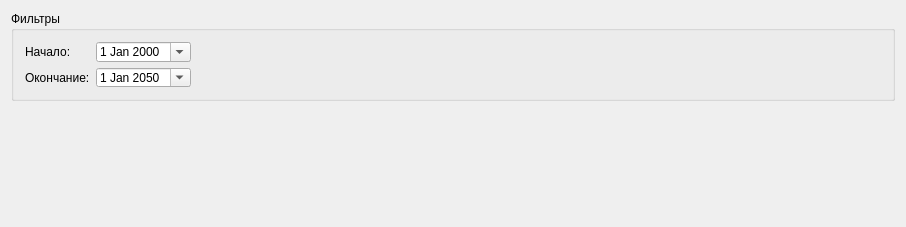
<?xml version="1.0" encoding="UTF-8"?>
<ui version="4.0">
 <class>ZNotesDialog</class>
 <widget class="QWidget" name="ZNotesDialog">
  <property name="geometry">
   <rect>
    <x>0</x>
    <y>0</y>
    <width>906</width>
    <height>227</height>
   </rect>
  </property>
  <property name="windowTitle">
   <string>Заметки</string>
  </property>
  <property name="windowIcon">
   <iconset resource="../DSV.qrc">
    <normaloff>:/images/table.png</normaloff>:/images/table.png</iconset>
  </property>
  <layout class="QVBoxLayout" name="verticalLayout">
   <item>
    <widget class="QGroupBox" name="groupBox_2">
     <property name="sizePolicy">
      <sizepolicy hsizetype="Preferred" vsizetype="Minimum">
       <horstretch>0</horstretch>
       <verstretch>0</verstretch>
      </sizepolicy>
     </property>
     <property name="maximumSize">
      <size>
       <width>16777215</width>
       <height>90</height>
      </size>
     </property>
     <property name="title">
      <string>Фильтры</string>
     </property>
     <layout class="QGridLayout" name="gridLayout">
      <item row="1" column="1">
       <widget class="QDateEdit" name="date_end">
        <property name="dateTime">
         <datetime>
          <hour>0</hour>
          <minute>0</minute>
          <second>0</second>
          <year>2050</year>
          <month>1</month>
          <day>1</day>
         </datetime>
        </property>
        <property name="calendarPopup">
         <bool>true</bool>
        </property>
       </widget>
      </item>
      <item row="1" column="0">
       <widget class="QLabel" name="label_3">
        <property name="text">
         <string>Окончание:</string>
        </property>
       </widget>
      </item>
      <item row="0" column="0">
       <widget class="QLabel" name="label_2">
        <property name="text">
         <string>Начало:</string>
        </property>
       </widget>
      </item>
      <item row="0" column="1">
       <widget class="QDateEdit" name="date_begin">
        <property name="calendarPopup">
         <bool>true</bool>
        </property>
       </widget>
      </item>
      <item row="0" column="2">
       <spacer name="horizontalSpacer">
        <property name="orientation">
         <enum>Qt::Horizontal</enum>
        </property>
        <property name="sizeHint" stdset="0">
         <size>
          <width>40</width>
          <height>20</height>
         </size>
        </property>
       </spacer>
      </item>
      <item row="1" column="2">
       <spacer name="horizontalSpacer_2">
        <property name="orientation">
         <enum>Qt::Horizontal</enum>
        </property>
        <property name="sizeHint" stdset="0">
         <size>
          <width>40</width>
          <height>20</height>
         </size>
        </property>
       </spacer>
      </item>
     </layout>
    </widget>
   </item>
   <item>
    <widget class="QSplitter" name="splitter">
     <property name="orientation">
      <enum>Qt::Horizontal</enum>
     </property>
     <widget class="ZView" name="m_tbl" native="true">
      <property name="sizePolicy">
       <sizepolicy hsizetype="Preferred" vsizetype="Maximum">
        <horstretch>0</horstretch>
        <verstretch>0</verstretch>
       </sizepolicy>
      </property>
      <property name="minimumSize">
       <size>
        <width>100</width>
        <height>100</height>
       </size>
      </property>
     </widget>
    </widget>
   </item>
  </layout>
 </widget>
 <layoutdefault spacing="6" margin="11"/>
 <customwidgets>
  <customwidget>
   <class>ZView</class>
   <extends>QWidget</extends>
   <header>zview.h</header>
   <container>1</container>
  </customwidget>
 </customwidgets>
 <resources>
  <include location="../DSV.qrc"/>
 </resources>
 <connections/>
</ui>
